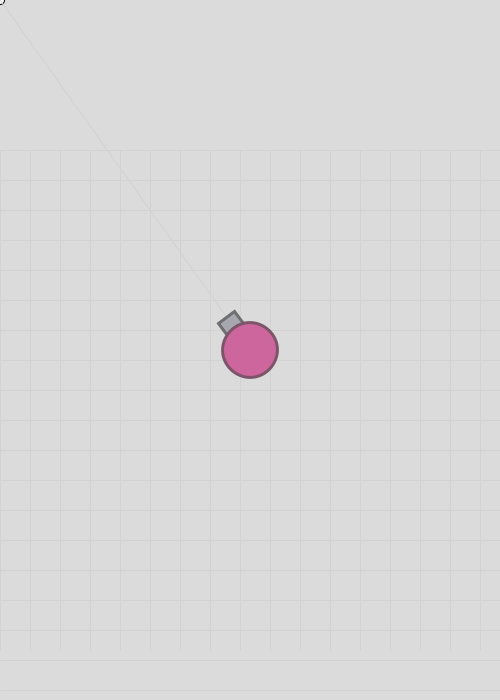
Frame 1 (no input)
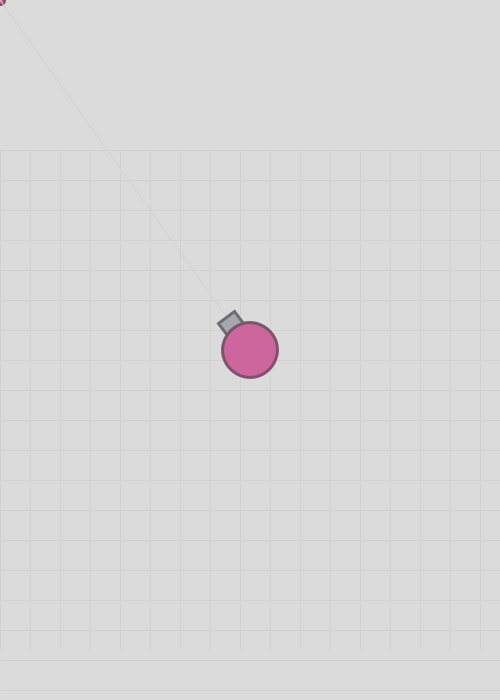
Frame 60 (the mouse pressed at the canvas centre just before this capture)
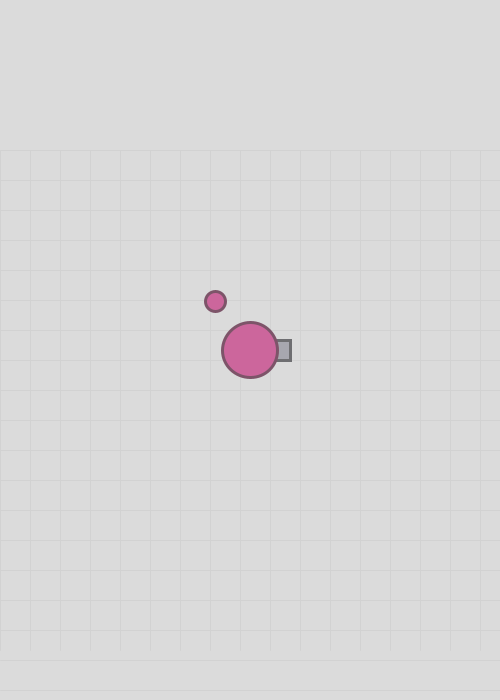
Frame 120 (the mouse held since frame 60 and released just before this capture)

The Processing sketch that drew these frames (run headless with seeded random() and noise(); from frame 60 on, the mouse is pressed at the canvas centre):

// Processing sketch: week07_10_arras10_bulletT_for_timeout
// ── week07_10_arras10_bulletT_for_timeout.pde
//week07_10_arras10_bulletT_for_timeout
//要有武器射出來
void setup(){
  size(500,700);
}
void keyPressed(){ //按下去會有速度，放開後速度要變成0
  if(keyCode==RIGHT) vx=1; //x+=1;
  if(keyCode==LEFT) vx=-1; //x-=1;
  if(keyCode==UP) vy=-1; //y-=1;
  if(keyCode==DOWN) vy=1; //y+=1;
}
void keyReleased(){
  if(keyCode==LEFT || keyCode==RIGHT) vx=0;
  if(keyCode==UP || keyCode==DOWN) vy=0;
}
float x = 250, y=200, vx=0, vy=0; //代表移動的速度
void draw(){
  //background(215,184,200); //紅底
  //stroke(211,180,196); //紅底的線
  x+=vx;
  y+=vy;
  background(219); //灰底
  translate(-x, -y); //讓全世界，都向反方向移動
  translate(width/2, height/2); //把 0,0 移畫面正中心
  float mx = mouseX+x-width/2, my = mouseY+y-height/2; //換算 mx, my 的座標 
  ellipse(mx, my, 8, 8);
  stroke(210); //灰底的線
  strokeWeight(1);
  for(int i=0; i<30; i++){
    line(0, i*30, 500, i*30);
    line(i*30, 0, i*30, 500);
  }
  float dx = mx-x, dy = my-y; //改用 mx, my
  float a = atan2(dy,dx); //atan2() 算出角度
  angle = a;
  line(x, y, mx, my); //改用 mx, my
  pushMatrix();
  myTank(x, y, a);
  popMatrix();
  //if(bulletVX!=0 && bulletVY!=0){
  for(int i=0; i<bulletN; i++){
    bulletX[i] += bulletVX[i];
    bulletY[i] += bulletVY[i];
    ellipse(bulletX[i], bulletY[i], 20, 20);
    bulletT[i]--;
    if(bulletT[i]==0){ //要把i消滅掉，就拿右邊的來補
      for(int k=i+1; k<bulletN; k++){
        bulletX[k-1] = bulletVX[k]; //把右邊移到左邊
        bulletY[k-1] = bulletVY[k];
        bulletVX[k-1] = bulletVX[k];
        bulletVY[k-1] = bulletVY[k];
        bulletT[k-1] = bulletT[k];
      }
      bulletN--; //少了一顆子彈
    }
  }
  println(bulletN); //印印看現在有幾個子彈
}
float angle;
int bulletN = 0; //一開始有0個子彈，之後慢慢增加
float [] bulletX = new float[100]; //致命問題：只有100發子彈，超過會當機
float [] bulletY = new float[100];
float [] bulletVX = new float[100];
float [] bulletVY = new float[100];//子彈的 x,y 位置和速度
int [] bulletT = new int[100]; //每個子彈的壽命
void mousePressed(){
  int i = bulletN;
  bulletX[i]=x;
  bulletY[i]=y;
  bulletVX[i]=cos(angle);
  bulletVY[i]=sin(angle);
  bulletT[i] = 600; //每個子彈只有10秒的壽命
  bulletN++;
  if(bulletN==100){
    for(int k=0; k<50; k++){
      bulletX[k] += bulletX[k+50];
      bulletY[k] += bulletY[k+50];
      bulletVX[k] += bulletVX[k+50];
      bulletVY[k] += bulletVY[k+50];
    }
    bulletN=50;
  }
  println(bulletN); //印印看現在有幾個子彈
}
void myTank(float x, float y, float a){
  translate(x, y); //大二下圖學課教的：移動
  rotate(a); //大二下圖學課教的：旋轉
  fill(167,167,175);
  stroke(110,110,113);
  strokeWeight(3);
  rect(20,-10,20,20);//砲管
  
  fill(204,102,156);
  stroke(125,84,105);
  strokeWeight(3);
  ellipse(0,0,55,55);//圓形的身體
}
